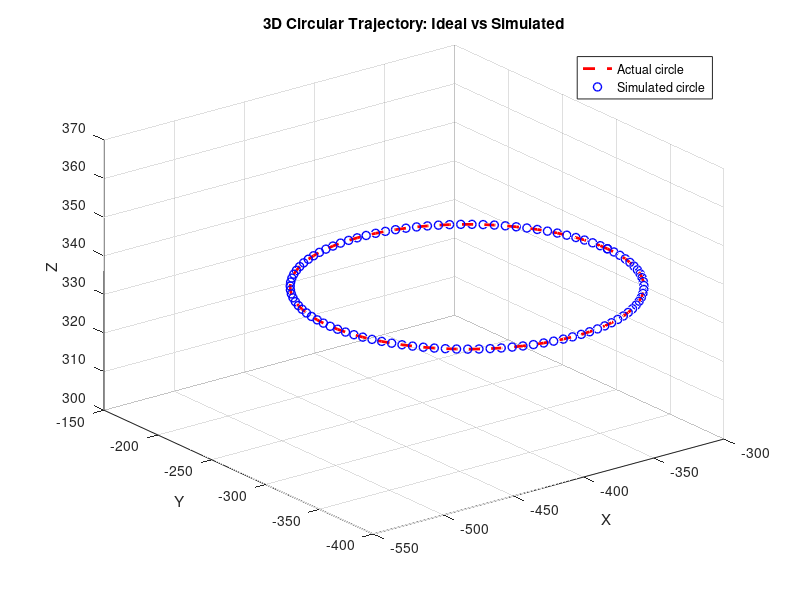

Recreate this plot in MATLAB.
% Circle center and radius
circle_center = [-402.2153, -294.5843, 335.9848];
radius = 100;

% Generate circle angles
circle_angles = linspace(0, 2*pi, 100);

% Calculate points on the circle
circle_x = circle_center(1) + radius * cos(circle_angles);
circle_y = circle_center(2) + radius * sin(circle_angles);
circle_z = circle_center(3) * ones(size(circle_angles));

% Plot ideal trajectory (red dashed circle)
figure;
plot3(circle_x, circle_y, circle_z, 'r--', 'LineWidth', 2);
hold on;

% Generate simulated trajectory (blue dotted circle) - without noise
simulated_circle_x = circle_center(1) + radius * cos(circle_angles);
simulated_circle_y = circle_center(2) + radius * sin(circle_angles);
simulated_circle_z = circle_center(3) * ones(size(circle_angles));

% Plot simulated trajectory (blue dotted circle)
plot3(circle_x, circle_y, circle_z, 'o', 'MarkerEdgeColor', 'b', 'MarkerFaceColor', 'none', 'LineWidth', 1);

% Add grid, labels, title, and legend
grid on;
xlabel('X');
ylabel('Y');
zlabel('Z');
title('3D Circular Trajectory: Ideal vs Simulated');
legend('Actual circle', 'Simulated circle');
hold off;